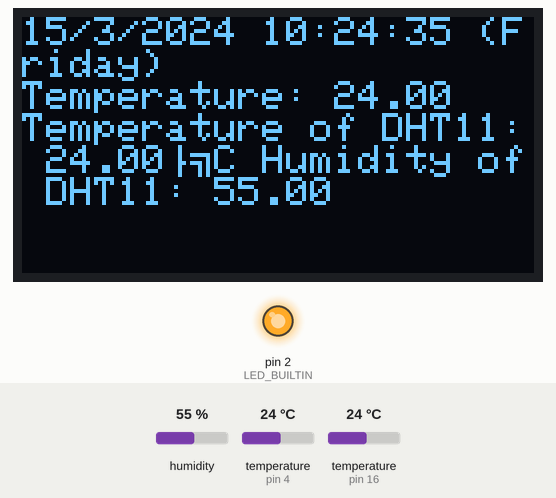
A sketch run on a simulated Arduino Uno, built with avr-gcc and run on an emulated ATmega328P. On the bench: 128×64 one-colour display, output pins drawn as LEDs (lit = HIGH). The test bench sets the inputs (shaded band); at power-on: humidity 55 %, temperature (sensors on pin 4, pin 16) 24 °C. The display library's start-up logo is not drawn; the local clock reads 2024-03-15 10:24:30 at power-on unless the sketch sets it; what the sketch prints to the serial monitor is not drawn.

Above: at 6.1 s.
6.2 s: humidity set to 22 %
At 10.0 s:
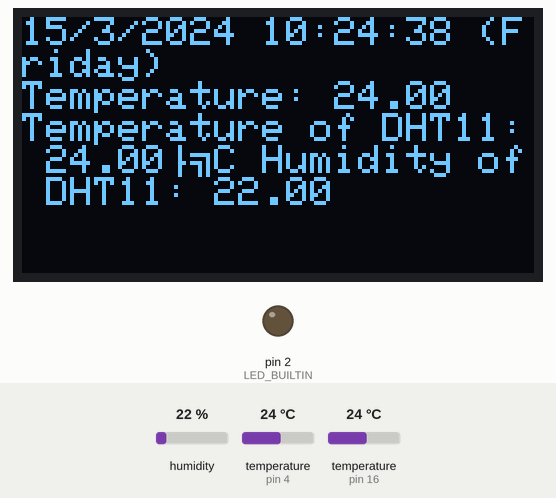
13.0 s: temperature (sensor on pin 4) set to 12 °C
At 16.6 s:
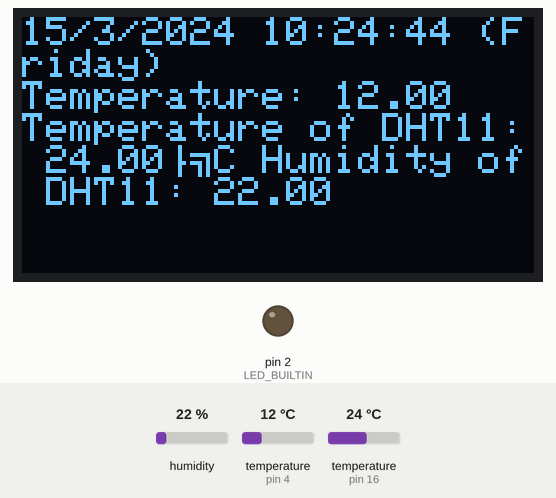
16.9 s: temperature (sensor on pin 16) set to 12 °C
At 19.5 s:
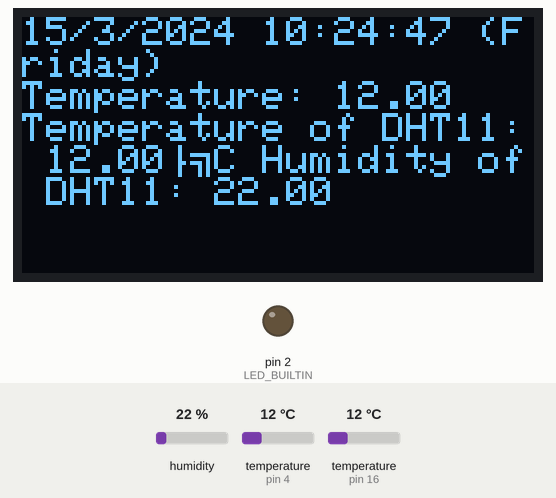
20.8 s: temperature (sensor on pin 4) set to 19 °C
At 24.9 s:
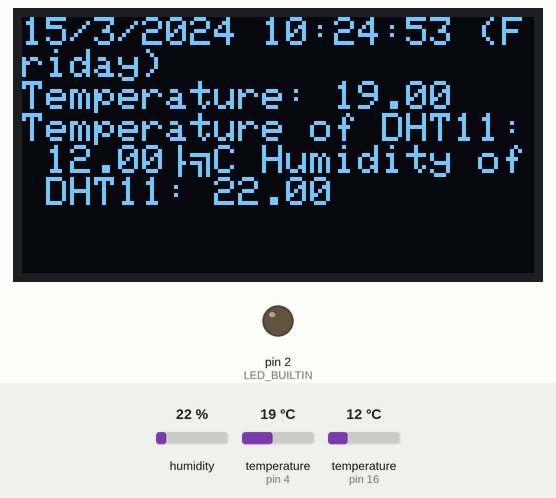
25.0 s: humidity set to 40 %
At 28.6 s:
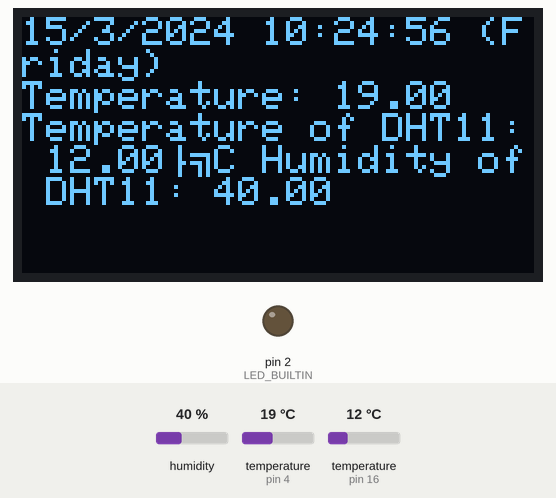
28.9 s: temperature (sensor on pin 4) set to 28 °C
At 31.5 s:
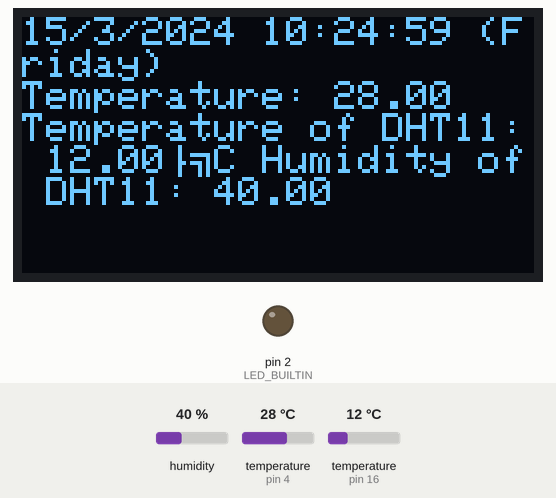
Timing chart, 0 to 33.8 s (numbered marks = the images above; inputs shaded):
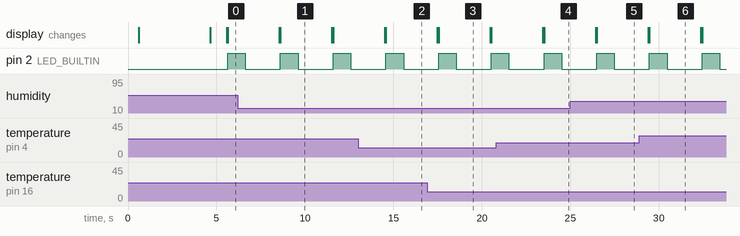

Measured:
- by itself, pin 2 (LED_BUILTIN): alternates HIGH for 1.0 s and LOW for 2.0 s
- what the display in image 1 shows lasts 2.9 s, from 8.6 s to 11.5 s

The sketch:

Node_NhietDo_DoAm.ino
```cpp
// Include the libraries we need
#include <OneWire.h>
#include <DallasTemperature.h>

// Data wire is plugged into port 2 on the Arduino
#define ONE_WIRE_BUS 4

// Setup a oneWire instance to communicate with any OneWire devices (not just Maxim/Dallas temperature ICs)
OneWire oneWire(ONE_WIRE_BUS);

// Pass our oneWire reference to Dallas Temperature.
DallasTemperature sensors(&oneWire);

#include "RTClib.h"

RTC_DS1307 rtc;

char daysOfTheWeek[7][12] = {"Sunday", "Monday", "Tuesday", "Wednesday", "Thursday", "Friday", "Saturday"};

#include <SPI.h>
#include <Wire.h>
#include <Adafruit_GFX.h>
#include <Adafruit_SSD1306.h>

#define SCREEN_WIDTH 128 // OLED display width, in pixels
#define SCREEN_HEIGHT 64 // OLED display height, in pixels

// Declaration for an SSD1306 display connected to I2C (SDA, SCL pins)
// The pins for I2C are defined by the Wire-library.
// On an arduino UNO:       A4(SDA), A5(SCL)
// On an arduino MEGA 2560: 20(SDA), 21(SCL)
// On an arduino LEONARDO:   2(SDA),  3(SCL), ...
#define OLED_RESET     -1 // Reset pin # (or -1 if sharing Arduino reset pin)
#define SCREEN_ADDRESS 0x3C ///< See datasheet for Address; 0x3D for 128x64, 0x3C for 128x32
Adafruit_SSD1306 display(SCREEN_WIDTH, SCREEN_HEIGHT, &Wire, OLED_RESET);
#include "DHT.h"
#define DHT11PIN 16

#define NUMFLAKES     10 // Number of snowflakes in the animation example

#define LOGO_HEIGHT   16
#define LOGO_WIDTH    16
#define LED_BUILTIN  2
static const unsigned char PROGMEM logo_bmp[] =
{ 0b00000000, 0b11000000,
  0b00000001, 0b11000000,
  0b00000001, 0b11000000,
  0b00000011, 0b11100000,
  0b11110011, 0b11100000,
  0b11111110, 0b11111000,
  0b01111110, 0b11111111,
  0b00110011, 0b10011111,
  0b00011111, 0b11111100,
  0b00001101, 0b01110000,
  0b00011011, 0b10100000,
  0b00111111, 0b11100000,
  0b00111111, 0b11110000,
  0b01111100, 0b11110000,
  0b01110000, 0b01110000,
  0b00000000, 0b00110000 };

DHT dht(DHT11PIN, DHT11);

/*
 * The setup function. We only start the sensors here
 */
void setup(void)
{
  // start serial port
  Serial.begin(9600);
  Serial.println("Dallas Temperature IC Control Library Demo");

  // Start up the library
  sensors.begin();
  #ifndef ESP8266
  while (!Serial); // wait for serial port to connect. Needed for native USB
#endif

  if (! rtc.begin()) {
    Serial.println("Couldn't find RTC");
    Serial.flush();
    while (1) delay(10);
  }

  if (! rtc.isrunning()) {
    Serial.println("RTC is NOT running, let's set the time!");
    // When time needs to be set on a new device, or after a power loss, the
    // following line sets the RTC to the date & time this sketch was compiled
    rtc.adjust(DateTime(F(__DATE__), F(__TIME__)));
    // This line sets the RTC with an explicit date & time, for example to set
    // January 21, 2014 at 3am you would call:
    // rtc.adjust(DateTime(2014, 1, 21, 3, 0, 0));
  }

  // When time needs to be re-set on a previously configured device, the
  // following line sets the RTC to the date & time this sketch was compiled
  // rtc.adjust(DateTime(F(__DATE__), F(__TIME__)));
  // This line sets the RTC with an explicit date & time, for example to set
  // January 21, 2014 at 3am you would call:
  // rtc.adjust(DateTime(2014, 1, 21, 3, 0, 0));
  if(!display.begin(SSD1306_SWITCHCAPVCC, SCREEN_ADDRESS)) {
    Serial.println(F("SSD1306 allocation failed"));
    for(;;); // Don't proceed, loop forever
  }

  // Show initial display buffer contents on the screen --
  // the library initializes this with an Adafruit splash screen.
  display.display();
  dht.begin();
  delay(500); // Pause for 2 seconds

  // Clear the buffer
  display.clearDisplay();

  // Draw a single pixel in white
  display.drawPixel(10, 10, SSD1306_WHITE);

  // Show the display buffer on the screen. You MUST call display() after
  // drawing commands to make them visible on screen!
  display.display();
  delay(2000);

  // Clear the buffer
  display.clearDisplay();

  // Draw a single pixel in white
  display.drawPixel(10, 10, SSD1306_WHITE);

  // Show the display buffer on the screen. You MUST call display() after
  // drawing commands to make them visible on screen!
  display.display();
  delay(2000);
  // display.display() is NOT necessary after every single drawing command,
  // unless that's what you want...rather, you can batch up a bunch of
  // drawing operations and then update the screen all at once by calling
  // display.display(). These examples demonstrate both approaches...
  display.clearDisplay();

  display.setTextSize(1);             // Normal 1:1 pixel scale
  display.setTextColor(SSD1306_WHITE);        // Draw white text
  display.setCursor(0,0);             // Start at top-left corner
  display.println(F("Hello from HVDL!"));
  display.display();

  pinMode(LED_BUILTIN, OUTPUT);
}

/*
 * Main function, get and show the temperature
 */
void loop(void)
{
  // call sensors.requestTemperatures() to issue a global temperature
  // request to all devices on the bus
  Serial.print("Requesting temperatures...");
  sensors.requestTemperatures(); // Send the command to get temperatures
  Serial.println("DONE");
  // After we got the temperatures, we can print them here.
  // We use the function ByIndex, and as an example get the temperature from the first sensor only.
  float tempC = sensors.getTempCByIndex(0);
  DateTime now = rtc.now();

    Serial.print(now.year(), DEC);
    Serial.print('/');
    Serial.print(now.month(), DEC);
    Serial.print('/');
    Serial.print(now.day(), DEC);
    Serial.print(" (");
    Serial.print(daysOfTheWeek[now.dayOfTheWeek()]);
    Serial.print(") ");
    Serial.print(now.hour(), DEC);
    Serial.print(':');
    Serial.print(now.minute(), DEC);
    Serial.print(':');
    Serial.print(now.second(), DEC);
    Serial.println();

    Serial.print(" since midnight 1/1/1970 = ");
    Serial.print(now.unixtime());
    Serial.print("s = ");
    Serial.print(now.unixtime() / 86400L);
    Serial.println("d");

    // calculate a date which is 7 days, 12 hours, 30 minutes, and 6 seconds into the future
    DateTime future (now + TimeSpan(7,12,30,6));

    Serial.print(" now + 7d + 12h + 30m + 6s: ");
    Serial.print(future.year(), DEC);
    Serial.print('/');
    Serial.print(future.month(), DEC);
    Serial.print('/');
    Serial.print(future.day(), DEC);
    Serial.print(' ');
    Serial.print(future.hour(), DEC);
    Serial.print(':');
    Serial.print(future.minute(), DEC);
    Serial.print(':');
    Serial.print(future.second(), DEC);
    Serial.println();

    Serial.println();

    display.clearDisplay();

    display.setTextSize(1);             // Normal 1:1 pixel scale
    display.setTextColor(SSD1306_WHITE);        // Draw white text
    display.setCursor(0,0);             // Start at top-left corner
    display.print(now.day(), DEC);
    display.print('/');
    display.print(now.month(), DEC);
    display.print('/');
    display.print(now.year(), DEC);
    display.print(' ');
    display.print(now.hour(), DEC);
    display.print(':');
    display.print(now.minute(), DEC);
    display.print(':');
    display.print(now.second(), DEC);
    display.print(" (");
    display.print(daysOfTheWeek[now.dayOfTheWeek()]);
    display.print(") ");
    display.println();


  // Check if reading was successful
  if(tempC != DEVICE_DISCONNECTED_C)
  {
    Serial.print("Temperature for the device Dalas (index 0) is: ");
    Serial.println(tempC);
    display.print("Temperature: ");
    display.println(tempC);
    display.display();
  }
  else
  {
    Serial.println("Error: Could not read temperature data");
    display.println("Error.");
    display.display();
  }

  float humi = dht.readHumidity();
  float temp = dht.readTemperature();
  Serial.print("Temperature of DHT11: ");
  Serial.print(temp);
  Serial.print("ºC ");
  Serial.print("Humidity of DHT11: ");
  Serial.println(humi);

  display.print("Temperature of DHT11: ");
  display.print(temp);
  display.print("ºC ");
  display.print("Humidity of DHT11: ");
  display.println(humi);
  display.display();

  digitalWrite(LED_BUILTIN, HIGH);  // turn the LED on (HIGH is the voltage level)
  delay(1000);                      // wait for a second
  digitalWrite(LED_BUILTIN, LOW);   // turn the LED off by making the voltage LOW
  delay(1000);                      // wait for a second


}
```
